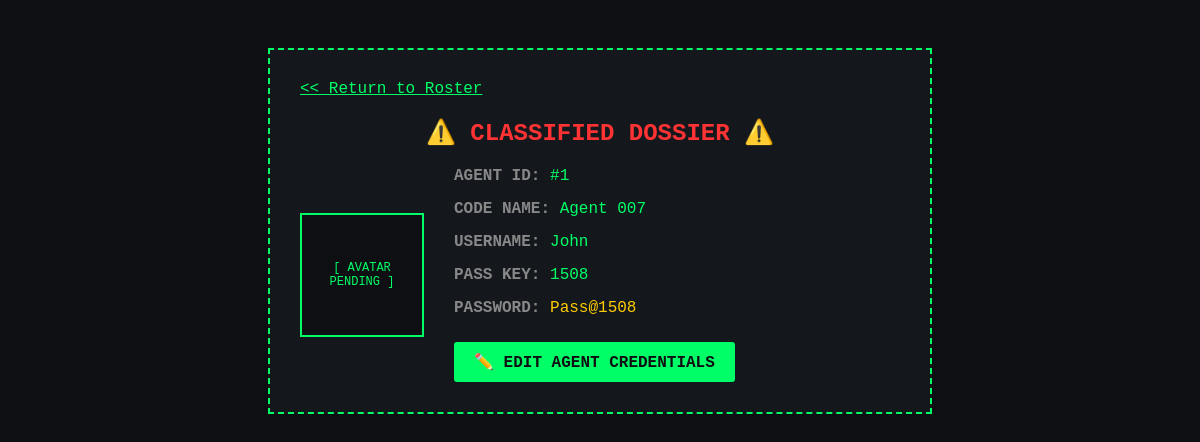
The page /my_profile (signed in) on the database its author committed.
### tables this page shows
CREATE TABLE agents (
            id INTEGER PRIMARY KEY AUTOINCREMENT,
            codename TEXT NOT NULL,
            username TEXT NOT NULL UNIQUE,
            pass_key TEXT NOT NULL,
            password TEXT NOT NULL,
            avatar TEXT DEFAULT 'agent_default.png'
        );

### Spy_agency_App.py (the view)
@app.route('/my_profile')
def my_profile():
    if 'agent_id' not in session:
        flash("🚫 Unauthorized Access: Log in required.", 'error')
        return redirect(url_for('login'))
    connection = get_db_connection()
    agent = connection.execute('SELECT * FROM agents WHERE id = ?', (session['agent_id'],)).fetchone()
    connection.close()
    return render_template('profile.html', agent=agent)

### database.py (called while the page is built)
def get_db_connection():
    conn = sqlite3.connect('spy_Vault.db')
    conn.row_factory = sqlite3.Row
    return conn

### Templates/Profile.html (shortened to what this page needs)
<!DOCTYPE html>
<html lang="en">
<head>
</head>
<body>
    <div class="dossier-box">
        <a class="nav-link" href="/users"><< Return to Roster</a>
        <h2>⚠️ CLASSIFIED DOSSIER ⚠️</h2>
        <div class="badge-grid">
            <div class="avatar-placeholder">
                [ AVATAR <br> PENDING ]
            </div>
            <div>
                <div class="data-field"><span class="label">AGENT ID:</span> #{{ agent.id }}</div>
                <div class="data-field"><span class="label">CODE NAME:</span> {{ agent.codename }}</div>
                <div class="data-field"><span class="label">USERNAME:</span> {{ agent.username }}</div>
                <div class="data-field"><span class="label">PASS KEY:</span> {{ agent.pass_key }}</div>
                <div class="data-field"><span class="label">PASSWORD:</span> <span style="color: #ffcc00;">{{ agent.password }}</span></div>
                <div style="margin-top: 25px; text-align: center;">
                     <a href="{{ url_for('update_profile', agent_id=agent.id) }}" style="color: #0d0f12; background-color: #00ff66; padding: 10px 20px; text-decoration: none; font-weight: bold; text-transform: uppercase; border-radius: 3px; display: inline-block;">
                         ✏️ Edit Agent Credentials
                     </a>
                </div>
            </div>
        </div>
    </div>
</body>
</html>

### Templates/Profile.html (style rules this page uses)
body { background-color: #0d0f12; color: #00ff66; font-family: 'Courier New', Courier, monospace; padding: 40px; }
.dossier-box { border: 2px dashed #00ff66; background-color: #14181d; max-width: 600px; margin: 0 auto; padding: 30px; }
h2 { text-align: center; color: #ff3333; margin-top: 0; text-transform: uppercase; }
.badge-grid { display: flex; align-items: center; margin-top: 20px; }
.avatar-placeholder { width: 120px; height: 120px; border: 2px solid #00ff66; display: flex; align-items: center; justify-content: center; font-size: 12px; text-align: center; margin-right: 30px; background-color: #0d0f12; }
.data-field { margin-bottom: 15px; font-size: 16px; }
.label { color: #888; font-weight: bold; }
.nav-link { color: #00ff66; display: inline-block; margin-bottom: 20px; }

### rows shown on the page
agents: id "1", codename "Agent 007", username "John", pass_key "1508", password "Pass@1508"
